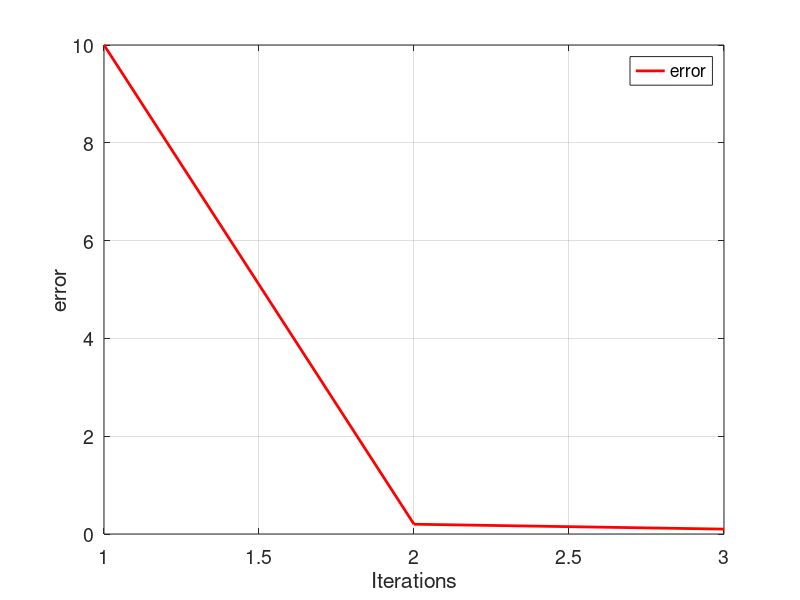

MATLAB code for this plot:
'Punto Fijo'
xl=0.1
i=1
xu=0.5
e(i)=10

while (e(i)>0.1)
    xr=(xl+xu)/2
    gxl= log((xl^2)+1)-exp(xl/2)*cos(pi*xl)
    gxr= log((xr^2)+1)-exp(xr/2)*cos(pi*xr)
    gxu= log((xu^2)+1)-exp(xu/2)*cos(pi*xu)
    
    if (gxl*gxr < 0)
        xu=xr;
        e(i+1)=abs(xr-xl)
    end
    if (gxu*gxr < 0)
        xl=xr;
     e(i+1)= abs(xu-xr)
    end
    i=i+1;
    if (gxu*gxr==0)
        xr=xr;
    end
end
tamanyo = size(e);
ite = 1:1:tamanyo(2);
figure ('DefaultAxesFontsize', 14)
set (gcf, 'color', 'white');
plot(ite,e,'color',[1 0 0],'LineWidth',2);
grid on
hold on
xlabel('Iterations')
ylabel('error')
legend ('error')
    